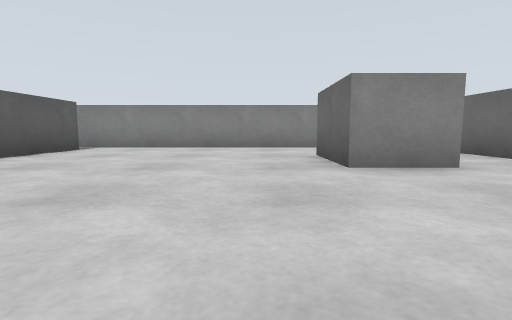
View 1 (above)

14 first-person views from a walk through a world built for the Gazebo simulator. The camera is 0.2 m above the floor, tilts 6° down and sees 85° across. The floor is counted in squares, 0.5 m on a side. Each view is taken from the middle of a square. On the plan, view 1 faces up. The plan holds only what a view shows up to about 9 squares ahead; the rest is blank. The place goes on beyond the plan.

View 2
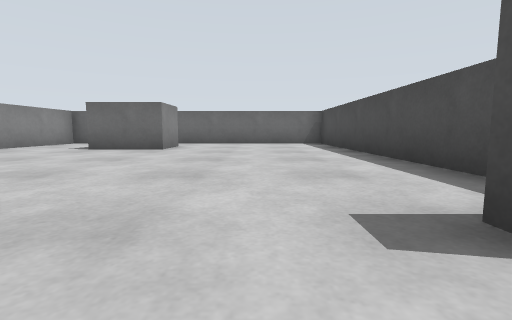

View 3
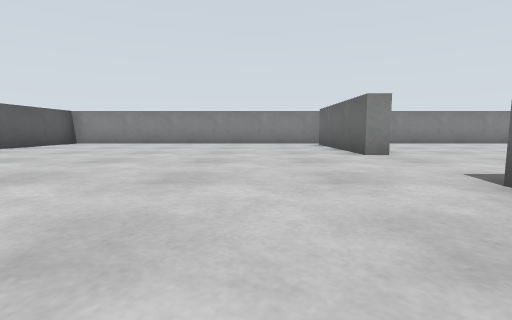

View 4
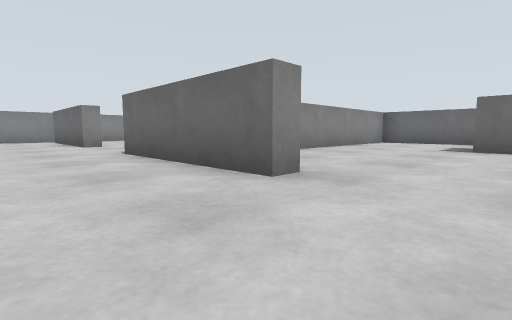

View 5
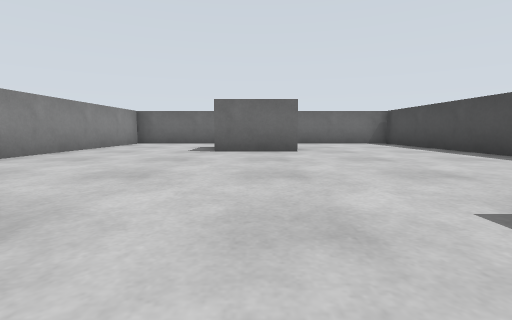

View 6
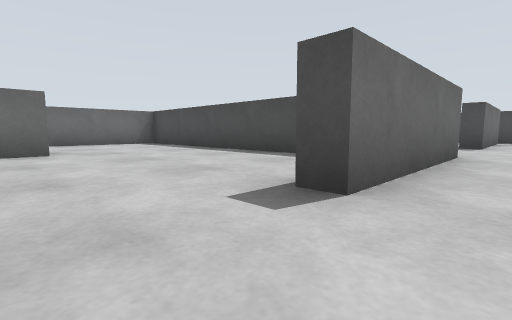

View 7
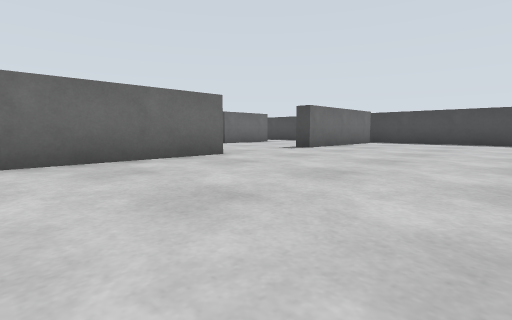

View 8
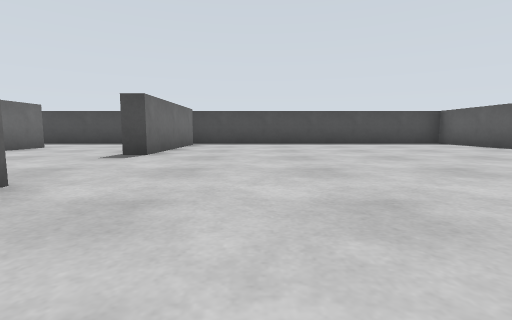

View 9
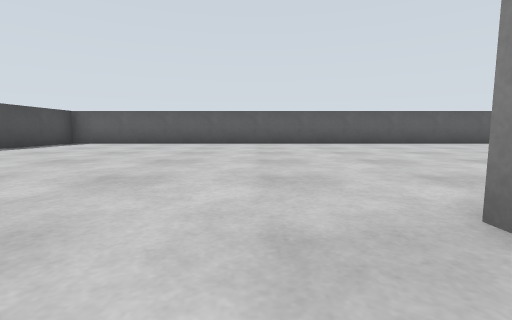

View 10
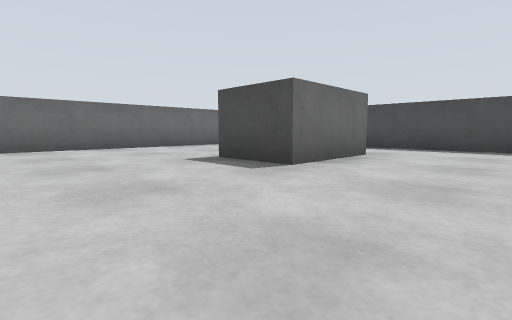

View 11
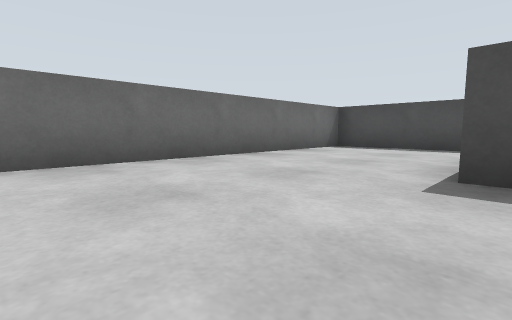

View 12
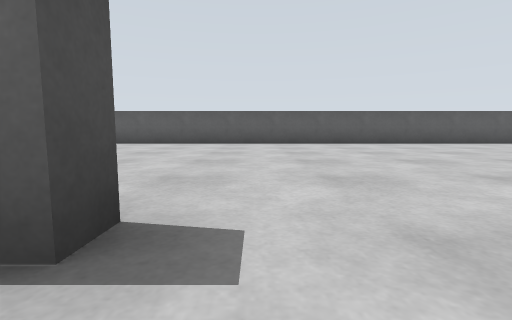

View 13
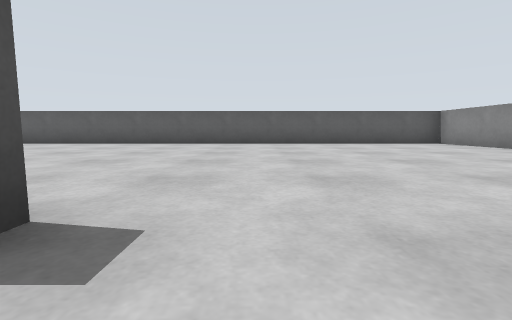

View 14
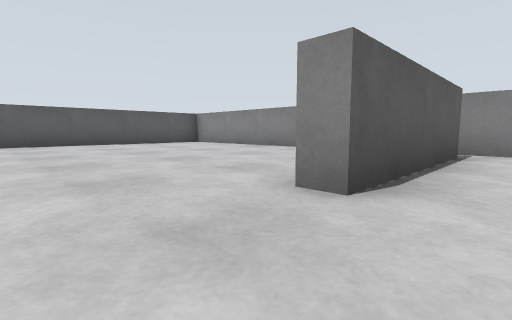

### Floor plan
Points are (right, up) in squares from view 1. A wall is a line through its corners. A room is listed if a view was taken in it or the views show most of it. See-through windows are left out.
Room 1 (views 1, 13, 14)
walls: (2.2, 3) (1, 3) (1, 4.6); (-2.6, -1) (3.6, -1) (3.6, 6.6) (-4, 6.6); (-3.8, 6.1) (-3.8, 2.6) (-4.2, 2.6); (-4.2, 0) (-3.8, 0)
ways out: opening at (-4, 1.5) to room 2
Room 2 (views 2, 3, 4, 5, 6, 7, 8, 9, 10, 11, 12)
walls: (-3.8, -3.4) (-4.2, -3.4) (-4.2, 0); (-4.2, -10) (-4.2, -6.6) (-3.8, -6.6); (-2.1, -9) (3.6, -9) (3.6, -6.2); (0.4, -5.9) (0.4, -4.1); (-4.2, 2.6) (-4.2, 6); (3.6, -3.9) (3.6, -1.4) (-1.1, -1.4); (-1, -14.6) (-1, -12.6) (0.5, -12.6); (-4.2, -16.1) (-4.2, -12.6) (-3.8, -12.6); (-4, 6.6) (-11.6, 6.6) (-11.6, -16.6) (3.6, -16.6) (3.6, -10.1)
ways out: opening at (-4, 1.5) to room 1; gap at (-4, -16)

Where each view was taken, in squares from view 1:
view 1: 0 up, 0 right, facing up
view 2: 1 up, 5 left, facing right
view 3: 2 down, 6 left, facing up
view 4: 5 down, 6 left, facing up-right
view 5: 5 down, 5 left, facing right
view 6: 5 down, 5 left, facing down-right
view 7: 7 down, 8 left, facing down-right
view 8: 8 down, 6 left, facing down
view 9: 11 down, 3 left, facing left
view 10: 10 down, 3 left, facing down-right
view 11: 10 down, 0 right, facing down-right
view 12: 6 down, 3 left, facing left
view 13: 1 up, 3 left, facing left
view 14: 1 up, 3 left, facing up-left
